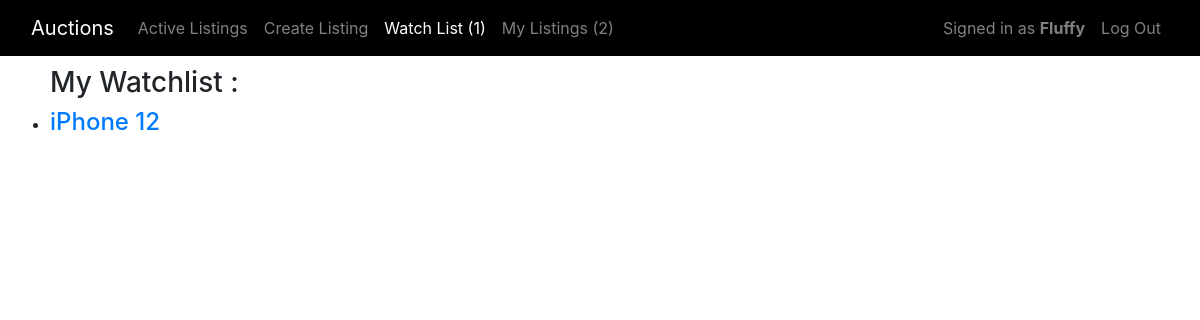
/watchlist (signed in), run on an earlier commit of the app's database.
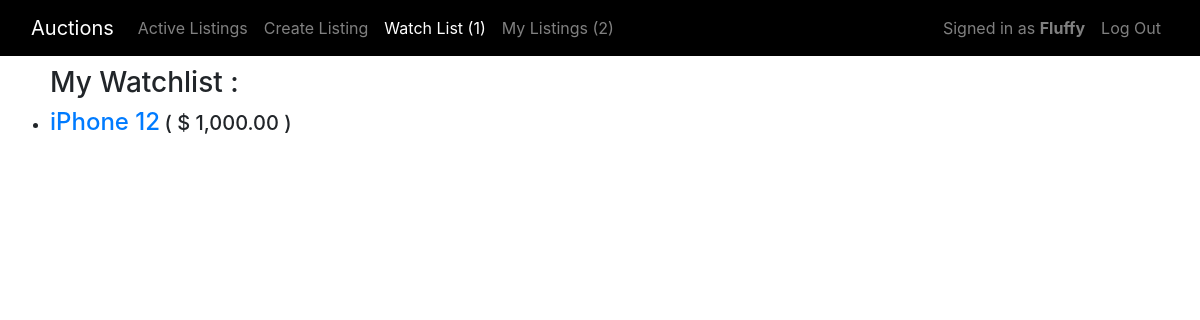
And on a later commit of the database.
### auctions/models.py (models this page shows, shortened)
class User(AbstractUser):
    def __str__(self):
        return f"{self.username}"

class WatchList(models.Model):
    user = models.OneToOneField(User, on_delete=models.CASCADE, related_name='watchlist')
    listings = models.ManyToManyField(Listing, blank=True, related_name='listings')

class Listing(models.Model):
    title = models.CharField(max_length=64)
    user = models.ForeignKey(User, default=1 , on_delete=models.CASCADE, related_name='listings')
    categories = models.ManyToManyField(Category, blank=True, related_name="listings")
    description = models.TextField(max_length=500)
    image = models.URLField(max_length=200, blank=True)
    def __str__(self):
        return f"{self.title}"

class Bid(models.Model):
    listing = models.ForeignKey(Listing,on_delete=models.CASCADE,related_name='bids')
    user = models.ForeignKey(User, on_delete=models.CASCADE, related_name='bids')
    value = models.DecimalField(decimal_places=2, max_digits=9, default=0, validators=[MinValueValidator(0)])
    date = models.DateTimeField(auto_now_add=True)
    is_starting = models.BooleanField(default=False)
    is_current = models.BooleanField(default=False)

### auctions/views.py (the view)
# urls.py: path("watchlist", views.watchlist, name="watchlist"),
def watchlist(request):
    try:
        watchlist = WatchList.objects.get(user = request.user).listings.all()
    except:
        watchlist = []
    return render(request, "auctions/watchlist.html", {
        "watchlist": watchlist,
        "current_bids": Bid.objects.filter(is_current = True)
    })

### auctions/templates/auctions/watchlist.html (shortened to what this page needs)
{% extends "auctions/layout.html" %}
{% load humanize %}
{% block nav_item_watchlist %}active{% endblock nav_item_watchlist %}
{% block body %}
    {% if user.is_authenticated %}
        <ul>
            <h3> My Watchlist :</h3>
            {% for listing in watchlist %}
                <li>
                    <h4 class="watchlist-listing_title"><a href="{% url 'listing' listing %}">{{ listing }}</a></h4>
                    <div class="watchlist-listing_current_bid">
                        {% for bid in current_bids %}
                            {% if bid.listing == listing %}
                                {% if bid.is_starting == True %}
                                    <h5 class="watchlist-starting-bid"> ( $ {{ bid.value|intcomma }} ) </h5>
                                {% else %}
                                    <h5> ( $ {{ bid.value|intcomma }} ) </h5>
                                {% endif %}
                            {% endif %}
                        {% endfor %}
                    </div>
                </li>
            {% empty %}
                <li>
                    <h6>No Listings Yet</h6>
                </li>
            {% endfor %}
        </ul>
    {% endif %}
{% endblock %}

### auctions/templates/auctions/layout.html (shortened to what this page needs)
{% load static %}
<!DOCTYPE html>
<html lang="en">
    <head>
        <link rel="stylesheet" href="https://stackpath.bootstrapcdn.com/bootstrap/4.4.1/css/bootstrap.min.css">
        <link href="{% static 'auctions/styles.css' %}" rel="stylesheet">
    </head>
    <body>
        <nav class="navbar navbar-expand-lg navbar-dark sticky-top">
            <div class="container-fluid">
                <a class="navbar-brand" href="{% url 'index' %}">Auctions</a>
                <div class="collapse navbar-collapse" id="navbarNavAltMarkup">
                    <ul class="navbar-nav mr-auto">
                        <li class="nav-item {% block nav_item_listings %}{% endblock nav_item_listings %}">
                            <a class="nav-link" aria-current="page" href="{% url 'index' %}">Active Listings</a>
                        </li>
                        {% if user.is_authenticated %}
                        <li class="nav-item {% block nav_item_create %}{% endblock nav_item_create %}">
                            <a class="nav-link" href="{% url 'create' %}">Create Listing</a>
                        </li>
                        <li class="nav-item {% block nav_item_watchlist %}{% endblock nav_item_watchlist %}">
                            <a class="nav-link" href="{% url 'watchlist' %}">
                                Watch List
                                <span>
                                {% if user.watchlist.listings.all.count > 0 %}
                                    ({{ user.watchlist.listings.all.count}})
                                {% else %}
                                    (0)
                                {% endif %}
                                </span>
                            </a>
                        </li>
                        <li class="nav-item {% block nav_item_myListings %}{% endblock nav_item_myListings %}">
                            <a class="nav-link" href="{% url 'myListings' %}">
                                My Listings
                                <span>
                                    {% if user.listings.all.count > 0 %}
                                        ({{ user.listings.all.count}})
                                    {% else %}
                                        (0)
                                    {% endif %}
                                </span>
                            </a>
                        </li>
                        {% endif %}
                    </ul>
                    <ul class="navbar-nav ml-auto">
                        {% if user.is_authenticated %}
                        <li class="nav-item">
                            <a class="nav-link" href="#">
                                    Signed in as <strong>{{ user.username }}</strong>
                            </a>
                        </li>
                        <li class="nav-item">
                            <a class="nav-link" href="{% url 'logout' %}">Log Out</a>
                        </li>
                        {% endif %}
                    </ul>
                </div>
            </div>
        </nav>
        <div class="main">
        {% block body %}
        {% endblock %}
        </div>
    </body>
</html>

### auctions/static/auctions/styles.css (style rules this page uses)
.main { padding: 10px; }
.navbar { background-color: black; }
.watchlist-listing_title { display: inline-block; }
.watchlist-listing_current_bid { display: inline-block; }

What changed in the data, as far as the page shows it:
changed Listing "iPhone 12": gains Bid (value "1,000.00")
